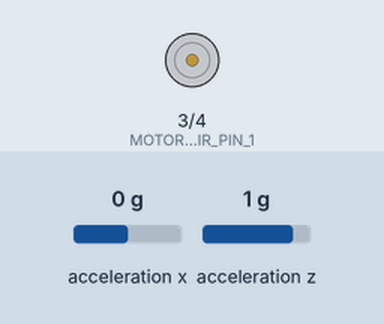
Recording of a sketch running on a simulated Arduino Uno, built with avr-gcc and run on an emulated ATmega328P. Parts: motor-driver pin pairs drawn as motors (green arrow = first pin HIGH = forward, orange = second pin HIGH = backward, longer = more drive, scaled by the enable pin). Inputs (shaded band) come from the test bench; at power-on: acceleration x 0 g, acceleration z 1 g. What the sketch prints to the serial monitor is not drawn.

Above: at 1.2 s.
1.3 s: acceleration x set to -1.4 g
At 2.4 s:
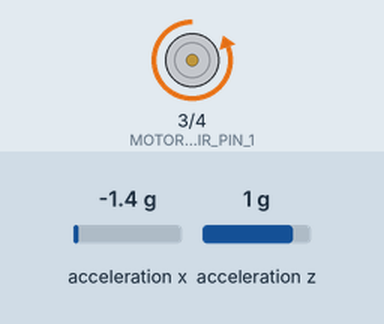
2.8 s: acceleration x set to 0.8 g
At 3.6 s:
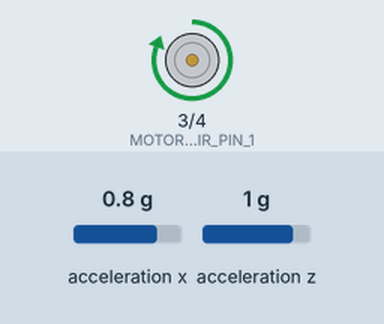
4.3 s: acceleration x set to 0.3 g
5.8 s: acceleration x set to 0 g
At 7.0 s:
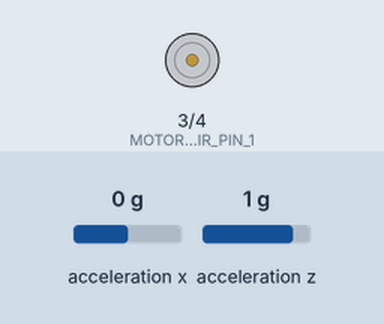
7.3 s: acceleration x set to -0.8 g
At 8.2 s:
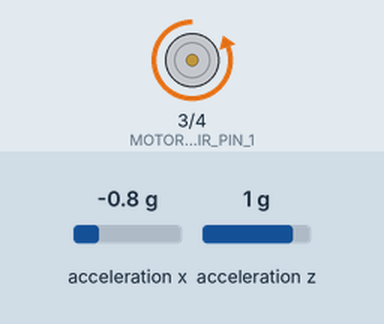
8.8 s: acceleration x set to 1.4 g
At 9.4 s:
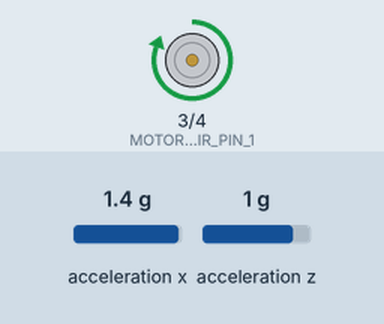
Timing chart, 0 to 11.3 s (numbered marks = the images above; inputs shaded):
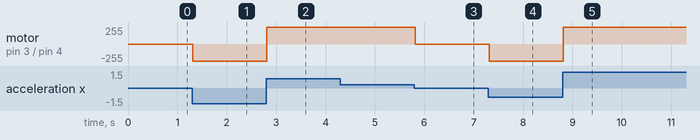

Measured:
- the behaviour switches between 0.2 and 0.1 g on acceleration x (found by bisection; images 2 and 3)
- after the input at 1.3 s, motor on pin 3 (MOTOR_DIR_PIN_1) / pin 4 (MOTOR_DIR_PIN_2): stopped → backward 255/255 at once
- after the input at 2.8 s, motor on pin 3 (MOTOR_DIR_PIN_1) / pin 4 (MOTOR_DIR_PIN_2): backward 255/255 → forward 255/255 at once
- after the input at 5.8 s, motor on pin 3 (MOTOR_DIR_PIN_1) / pin 4 (MOTOR_DIR_PIN_2): forward 255/255 → stopped at once
- after the input at 7.3 s, motor on pin 3 (MOTOR_DIR_PIN_1) / pin 4 (MOTOR_DIR_PIN_2): stopped → backward 255/255 at once
- after the input at 8.8 s, motor on pin 3 (MOTOR_DIR_PIN_1) / pin 4 (MOTOR_DIR_PIN_2): backward 255/255 → forward 255/255 at once

The sketch:

balancing.ino
```cpp
#include <MPU6050.h>  // install this from the library manager (MPU-6050 by Electric cats)
#include "math.h"     // include this library for the atan() function
// #include "I2CDev.h"

// definitions of the PIC constants
#define Kp  50
#define Kd  2
#define Ki  40

#define sampleTime  0.005
#define targetAngle 0

#define RAD_TO_DEG 57.2958

// define pins for motors
#define MOTOR_DIR_PIN_1 3 // direction pins
#define MOTOR_DIR_PIN_2 4
#define MOTOR_PWM_PIN   5 // motor power pin

// create obj for sensors
MPU6050 mpu;

// volatile global variables that will be used in ISR
volatile int motorPower;
volatile float accAngle;
volatile float currentAngle, prevAngle=0;
volatile float error, prevError=0, errorSum=0;

int16_t accX, accZ; // accel reading variables

void setup() {

  // init interupts
  init_interrupt();
  // TODO: initialize all input/output pins required
  pinMode(MOTOR_DIR_PIN_1, OUTPUT);
  pinMode(MOTOR_DIR_PIN_2, OUTPUT);
  pinMode(MOTOR_PWM_PIN, OUTPUT);

  // TODO: initialize sensor
  mpu.initialize();       // turn on the accel/gyro
  Serial.begin(9600);     // start serial communication

}

void loop() {
  // measure the acc outputs
  accX = mpu.getAccelerationX();  // read the X acceleration
  accZ = mpu.getAccelerationZ();  // read the Z acceleration

  // set motor speeds/direction
  set_motor_speed(motorPower);
}

void init_interrupt()
{
    cli();                      // disable global interrupts
    TCCR1A = 0;                 // set entire TCCR1A register to 0
    TCCR1B = 0;                 // same for TCCR1B
    OCR1A = 9999;               // set timer for 5s
    TCCR1B |= (1 << WGM12);     // turn on CTC mode
    TCCR1B |= (1 << CS11);      // Set CS11 bit for prescaling by 8
    TIMSK1 |= (1 << OCIE1A);    // enable timer compare interrupt
    sei();                      // enable global interrupts
}

ISR(TIMER1_COMPA_vect)
{
    // calculate the angle of inclination
    accAngle = atan2(accX, accZ)*RAD_TO_DEG;

    currentAngle = accAngle;
    // calculate error
    error = currentAngle - targetAngle;
    errorSum = errorSum + error;
    errorSum = constrain(errorSum, -100, 100);

    //calculate output from Kp, Ki and Kd values
    motorPower = Kp*(error) + Ki*(errorSum)*sampleTime - Kd*(currentAngle-prevAngle)/sampleTime;
    if ( currentAngle >= -7.5 && currentAngle <= 7.5){
    motorPower = 0;
  }
    prevAngle = currentAngle;
}

// TODO: add motor speed setting functions
void set_motor_speed(int pwm){
  // set motors in forward direction
  if(prevAngle >= 0){
    digitalWrite(MOTOR_DIR_PIN_1, HIGH);
    digitalWrite(MOTOR_DIR_PIN_2, LOW);
  } else {
    digitalWrite(MOTOR_DIR_PIN_1, LOW);
    digitalWrite(MOTOR_DIR_PIN_2, HIGH);
  }


  // set motor speed to half speed
  if(pwm < 0){
    pwm *= -1;
  }
  pwm = constrain(pwm,0,255);
  Serial.println(pwm);
  analogWrite(MOTOR_PWM_PIN, pwm);
}
```
